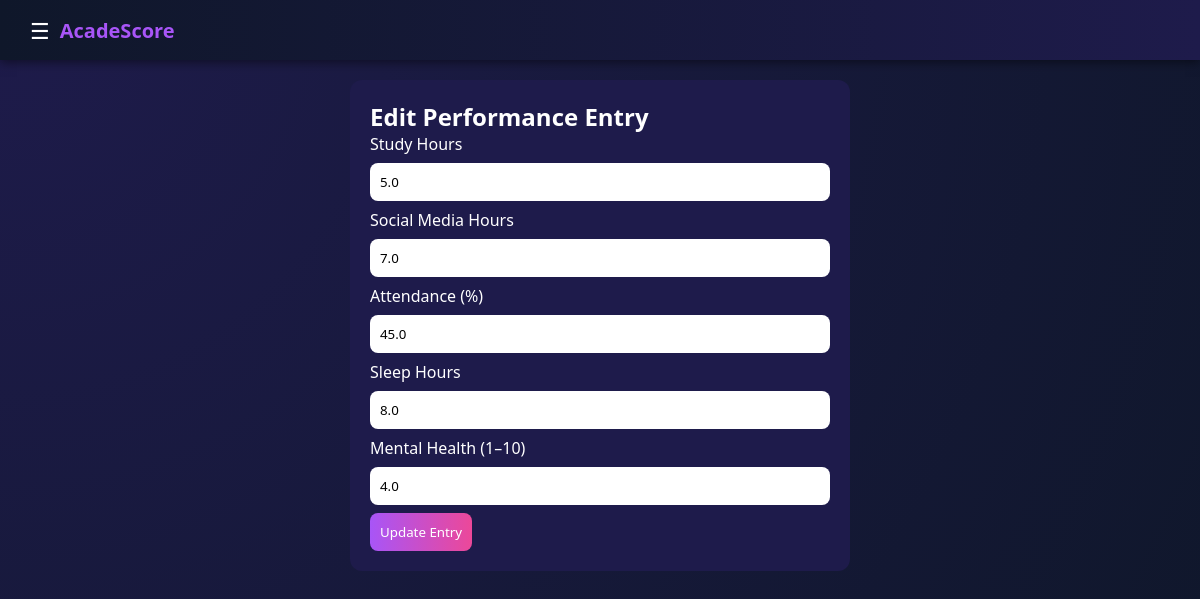
Screenshot of /edit/3 (signed in) with the database file from the repository.
### app.py (models this page shows)
class Prediction(db.Model):
    id = db.Column(db.Integer, primary_key=True)
    user_id = db.Column(db.Integer, nullable=False)
    study_hours = db.Column(db.Float)
    social_media = db.Column(db.Float)
    part_time_job = db.Column(db.Integer)
    attendance = db.Column(db.Float)
    sleep = db.Column(db.Float)
    mental_health = db.Column(db.Float)
    score = db.Column(db.Float)
    entry_date = db.Column(db.Date, nullable=False)

### app.py (the view, shortened to what this page needs)
@app.route("/edit/<int:id>", methods=["GET","POST"])
@login_required
def edit_entry(id):
    entry = Prediction.query.get_or_404(id)
    if entry.user_id != current_user.id:
        return "Unauthorized"
    return render_template("edit.html", entry=entry)

### app.py (called while the page is built)
@login_manager.user_loader
def load_user(user_id):
    return User.query.get(int(user_id))

### templates/edit.html
{% extends "dashboard_layout.html" %}
{% block content %}
<div class="entry-wrapper">
    <div class="entry-card">
        <h2 class="entry-title">
            Edit Performance Entry
        </h2>
        <form method="POST" class="entry-form">
            <div class="form-group">
                <label>Study Hours</label>
                <input
                    type="number"
                    step="0.1"
                    name="study"
                    value="{{ entry.study_hours }}"
                    min="0"
                    max="24"
                    required>
            </div>
            <div class="form-group">
                <label>Social Media Hours</label>
                <input
                    type="number"
                    step="0.1"
                    name="social"
                    value="{{ entry.social_media }}"
                    min="0"
                    max="24"
                    required>
            </div>
            <div class="form-group">
                <label>Attendance (%)</label>
                <input
                    type="number"
                    step="0.1"
                    name="attendance"
                    value="{{ entry.attendance }}"
                    min="0"
                    max="100"
                    required>
            </div>
            <div class="form-group">
                <label>Sleep Hours</label>
                <input
                    type="number"
                    step="0.1"
                    name="sleep"
                    value="{{ entry.sleep }}"
                    min="0"
                    max="24"
                    required>
            </div>
            <div class="form-group">
                <label>Mental Health (1–10)</label>
                <input
                    type="number"
                    step="0.1"
                    name="mental"
                    value="{{ entry.mental_health }}"
                    min="1"
                    max="10"
                    required>
            </div>
            <div class="form-group full">
                <button type="submit" class="submit-btn">
                    Update Entry
                </button>
            </div>
        </form>
    </div>
</div>
{% endblock %}

### static/css/style.css (style rules this page uses)
* { margin:0; padding:0; box-sizing:border-box; font-family:"Segoe UI", Arial, sans-serif; }
body { background: radial-gradient(circle at top left,#1e1b4b,#0f172a); color:#fff; }
body, html { height:100%; width:100%; }
.form-card, .entry-card { background:#1e1b4b; padding:20px; border-radius:12px; max-width:500px; margin:auto; }
input, select { width:100%; padding:10px; margin:8px 0; border:none; border-radius:8px; }
button { padding:10px; background:linear-gradient(90deg,#a855f7,#ec4899); border:none; color:white; border-radius:8px; cursor:pointer; }

### rows the page displays
Prediction: study "5.0", social "7.0", attendance "45.0", sleep "8.0", mental "4.0"
